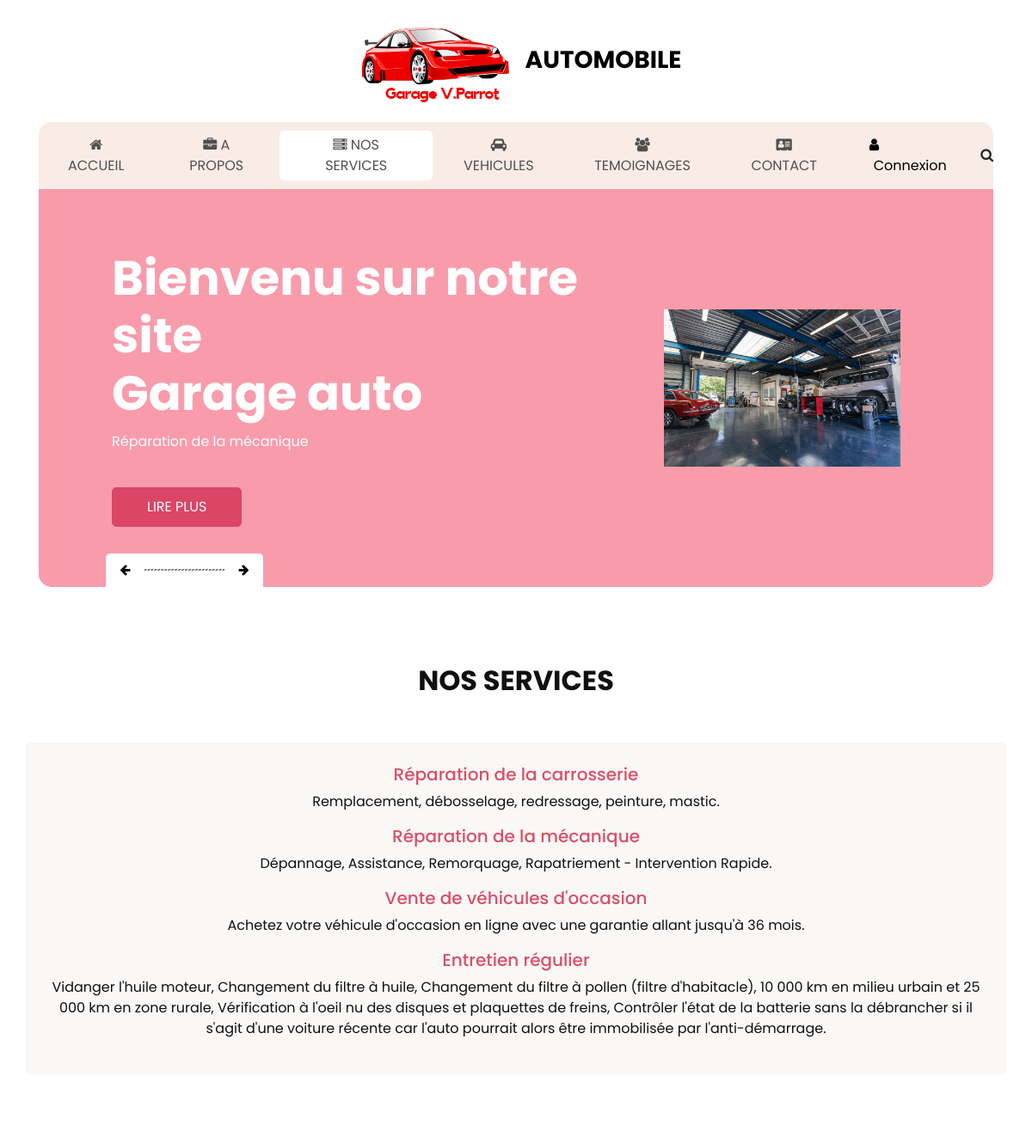
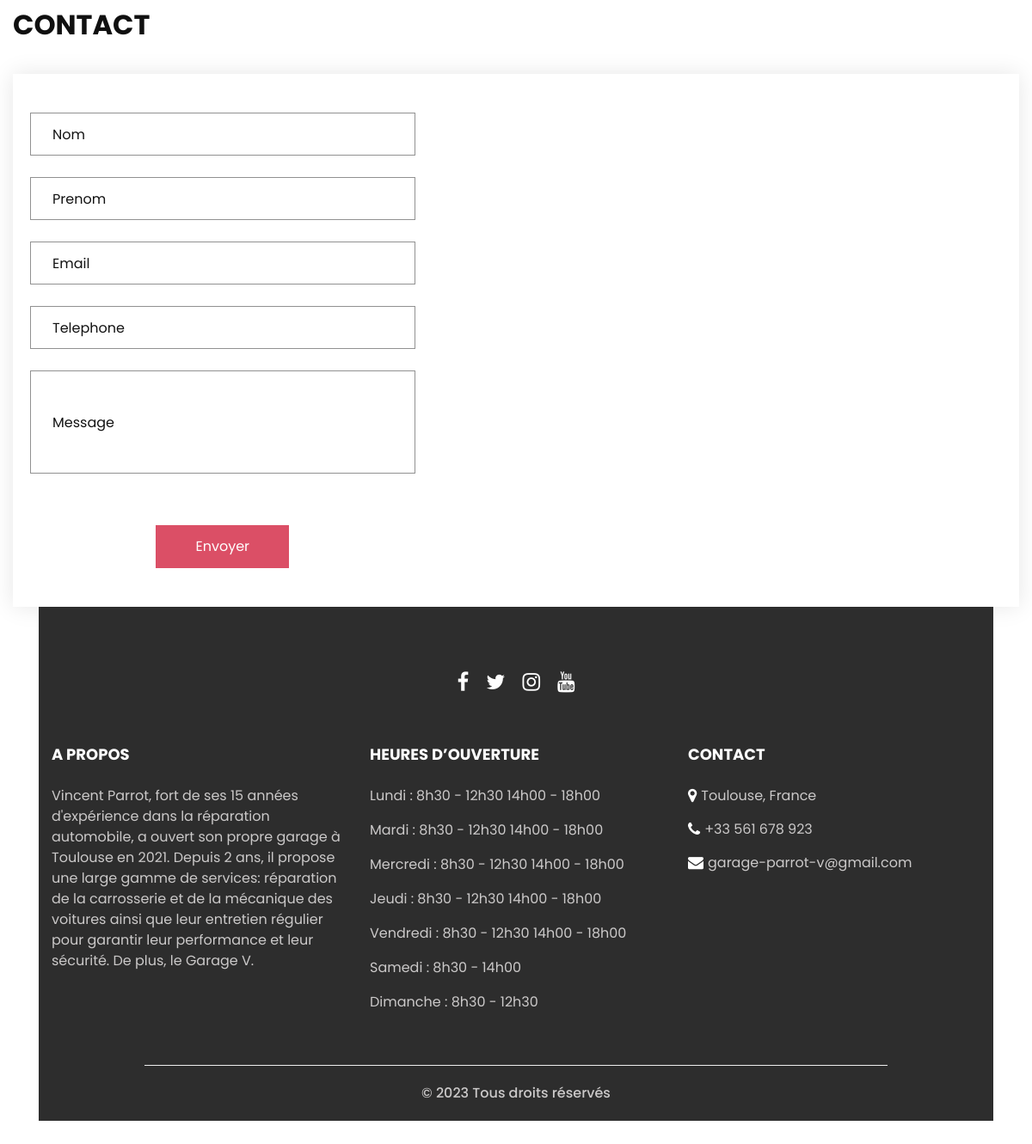
The app's page /view/services.php with its own data (2 pictures, top to bottom).
### tables this page shows
CREATE TABLE IF NOT EXISTS `services` (
  `id_serv` int(11) NOT NULL AUTO_INCREMENT,
  `type_de_services` text,
  `description_de_services` text,
  PRIMARY KEY (`id_serv`)
);

CREATE TABLE IF NOT EXISTS `horaires_ouvertures` (
  `id_hr` int(11) NOT NULL AUTO_INCREMENT,
  `jours` varchar(100) DEFAULT NULL,
  `heure_matin` varchar(100) DEFAULT NULL,
  `heure_aprem` varchar(100) DEFAULT NULL,
  `id_admin` int(11) NOT NULL,
  PRIMARY KEY (`id_hr`)
);

### view/services.php (the view, shortened to what this page needs)
<?php
try {
  $bdd = new PDO('mysql:host=localhost;dbname=garage_automobile;charset=utf8', 'root', '');
}
catch(Exception $e) {
  die($e->getMessage());
}
$reponses = $bdd->prepare('SELECT * FROM horaires_ouvertures');
$executereq = $reponses->execute();
$horaires = $reponses->fetchAll();
$reponses3 = $bdd->prepare('SELECT * FROM services');
$executereq3 = $reponses3->execute();
$services = $reponses3->fetchAll();
?>
<!DOCTYPE html>
<html>
<head>
  <link rel="stylesheet" type="text/css" href="https://cdnjs.cloudflare.com/ajax/libs/OwlCarousel2/2.3.4/assets/owl.carousel.min.css" />
  <link rel="stylesheet" type="text/css" href="css/bootstrap.css" />
  <link href="css/style.css" rel="stylesheet" />
  <link href="css/responsive.css" rel="stylesheet" />
</head>
<body>
  <div class="hero_area">
    <header class="header_section">
      <nav class="navbar navbar-expand-lg custom_nav-container ">
        <a class="navbar-brand" href="../index.php">
          <span>
            <img class="image" src="images/Garage v.parrot1.png"/> Automobile
          </span>
        </a>
        <div class="collapse navbar-collapse" id="navbarSupportedContent">
          <ul class="navbar-nav  ">
            <li class="nav-item">
              <a class="nav-link" href="../index.php"><i class="fa fa-home" aria-hidden="true"></i> Accueil</span></a>
            </li>
            <li class="nav-item">
              <a class="nav-link" href="apropos.php">
                <i class="fa fa-briefcase" aria-hidden="true"></i> A Propos
              </a>
            </li>
            <li class="nav-item active">
              <a class="nav-link" href="services.php">
                <i class="fa fa-server" aria-hidden="true"></i> Nos Services
              </a>
            </li>
            <li class="nav-item">
              <a class="nav-link" href="vehicules.php">
                <i class="fa fa-car" aria-hidden="true"></i> Vehicules
              </a>
            </li>
            <li class="nav-item">
              <a class="nav-link" href="ajout_temoignages.php">
                <i class="fa fa-users" aria-hidden="true"></i> Temoignages
              </a>
            </li>
            <li class="nav-item">
              <a class="nav-link" href="ajout_contact.php"><i class="fa fa-address-card" aria-hidden="true"></i> Contact</a>
            </li>
          </ul>
          <div class="user_option">
            <a href="../connect.php">
              <i class="fa fa-user" aria-hidden="true"></i>
              <span>
                Connexion
              </span>
            </a>
            <form class="form-inline ">
              <button class="btn nav_search-btn" type="submit">
                <i class="fa fa-search" aria-hidden="true"></i>
              </button>
            </form>
          </div>
        </div>
      </nav>
    </header>
    <section class="slider_section">
      <div class="slider_container">
        <div id="carouselExampleIndicators" class="carousel slide" data-ride="carousel">
          <div class="carousel-inner">
            <div class="carousel-item active">
              <div class="container-fluid">
                <div class="row">
                  <div class="col-md-7">
                    <div class="detail-box">
                      <h1>
                        Bienvenu sur notre site <br>
                        Garage auto
                      </h1>
                      <p>
                        Réparation de la mécanique
                      </p>
                      <a href="">
                       Lire Plus
                      </a>
                    </div>
                  </div>
                  <div class="col-md-5 ">
                    <div class="img-box">
                      <img src="images/carousel-9.jpg" alt="" />
                    </div>
                  </div>
                </div>
              </div>
            </div>
          </div>
          <div class="carousel_btn-box">
            <a class="carousel-control-prev" href="#carouselExampleIndicators" role="button" data-slide="prev">
              <i class="fa fa-arrow-left" aria-hidden="true"></i>
            </a>
            <img src="images/line.png" alt="" />
            <a class="carousel-control-next" href="#carouselExampleIndicators" role="button" data-slide="next">
              <i class="fa fa-arrow-right" aria-hidden="true"></i>
            </a>
          </div>
        </div>
      </div>
    </section>
  </div>
   <section class="why_section layout_padding">
    <div class="container">
      <div class="heading_container heading_center">
        <h2>
          Nos services
        </h2>
      </div>
      <div class="row">
        <div class="col-md-12">
          <div class="box ">
           <?php foreach ($services as $service): ?>
            <div class="detail-box">
              <h5 style="color:#db4f66;">
                  <?= $service['type_de_services']?>
              </h5>
              <p>
                  <?= $service['description_de_services']?>
              </p>
            </div>
            <?php endforeach;?>
          </div>
        </div>
      </div>
    </div>
  </section>
  <section class="contact_section ">
    <div class="container px-0">
      <div class="heading_container ">
        <h2 class="">
          Contact
        </h2>
      </div>
    </div>
    <div class="container container-bg">
      <div class="row">
        <div class="col-md-6 col-lg-5 px-0">
          <form action="contact.php">
            <div>
              <input type="text" placeholder="Nom" />
            </div>
            <div>
              <input type="text" placeholder="Prenom" />
            </div>
            <div>
              <input type="email" placeholder="Email" />
            </div>
            <div>
              <input type="text" placeholder="Telephone" />
            </div>
            <div>
              <input type="text" class="message-box" placeholder="Message" />
            </div>
            <div class="d-flex ">
              <button>
                Envoyer
              </button>
            </div>
          </form>
        </div>
      </div>
    </div>
  </section>
  <section class="info_section  layout_padding2-top">
    <div class="social_container">
      <div class="social_box">
        <a href="">
          <i class="fa fa-facebook" aria-hidden="true"></i>
        </a>
        <a href="">
          <i class="fa fa-twitter" aria-hidden="true"></i>
        </a>
        <a href="">
          <i class="fa fa-instagram" aria-hidden="true"></i>
        </a>
        <a href="">
          <i class="fa fa-youtube" aria-hidden="true"></i>
        </a>
      </div>
    </div>
    <div class="info_container ">
      <div class="container">
        <div class="row">
          <div class="col-md-6 col-lg-4">
            <h6>
              A Propos
            </h6>
            <p>
              Vincent Parrot, fort de ses 15 années d'expérience dans la réparation automobile, a ouvert
                        son propre garage à Toulouse en 2021.
                        Depuis 2 ans, il propose une large gamme de services: réparation de la carrosserie et de la
                        mécanique des voitures ainsi que leur entretien régulier pour garantir leur performance et
                        leur sécurité. De plus, le Garage V.
            </p>
          </div>
          <div class="col-md-6 col-lg-4">
            <h6>
              Heures d’ouverture
            </h6>
            <div class="info_link-box">
              <?php foreach ($horaires as $horaire): ?>
                <p>
                  <?=$horaire['jours']?> :
                  <?= $horaire['heure_matin']?>
                  <?= $horaire['heure_aprem']?>
                </p>
              <?php endforeach;?>
            </div>
          </div>
          <div class="col-md-6 col-lg-4">
            <h6>
              CONTACT
            </h6>
            <div class="info_link-box">
              <a href="">
                <i class="fa fa-map-marker" aria-hidden="true"></i>
                <span> Toulouse, France </span>
              </a>
              <a href="">
                <i class="fa fa-phone" aria-hidden="true"></i>
                <span>+33 561 678 923</span>
              </a>
              <a href="">
                <i class="fa fa-envelope" aria-hidden="true"></i>
                <span> garage-parrot-v@gmail.com</span>
              </a>
            </div>
          </div>
        </div>
      </div>
    </div>
    <footer class=" footer_section">
      <div class="container">
        <p>
          &copy; <span id="displayYear"></span> Tous droits réservés
        </p>
      </div>
    </footer>
  </section>
</body>
</html>

### view/css/responsive.css (style rules this page uses)
@media (min-width: 1200px) { .container { max-width: 1170px; } }

### records on screen
services: type_de_services "Réparation de la carrosserie", description_de_services "Remplacement, débosselage, redressage, peinture, mastic."
services: type_de_services "Réparation de la mécanique", description_de_services "Dépannage, Assistance, Remorquage, Rapatriement - Intervention Rapide."
services: type_de_services "Vente de véhicules d'occasion", description_de_services "Achetez votre véhicule d'occasion en ligne avec une garantie allant jusqu'à 36 mois."
services: type_de_services "Entretien régulier", description_de_services "Vidanger l'huile moteur, Changement du filtre à huile, Changement du filtre à pollen (filtre d'habitacle), 10 000 km en milieu urbain et 25 000 km en zone rurale, Vérification à l'oeil nu des disques et plaquettes de freins, Contrôler l'état de la batterie sans la débrancher si il s'agit d'une voiture récente car l'auto pourrait alors être immobilisée par l'anti-démarrage."
horaires_ouvertures: jours "Lundi", heure_matin "8h30 - 12h30", heure_aprem "14h00 - 18h00"
horaires_ouvertures: jours "Mardi", heure_matin "8h30 - 12h30", heure_aprem "14h00 - 18h00"
horaires_ouvertures: jours "Mercredi", heure_matin "8h30 - 12h30", heure_aprem "14h00 - 18h00"
horaires_ouvertures: jours "Jeudi", heure_matin "8h30 - 12h30", heure_aprem "14h00 - 18h00"
horaires_ouvertures: jours "Vendredi", heure_matin "8h30 - 12h30", heure_aprem "14h00 - 18h00"
horaires_ouvertures: jours "Samedi", heure_matin "8h30 - 14h00"
horaires_ouvertures: jours "Dimanche", heure_matin "8h30 - 12h30"
